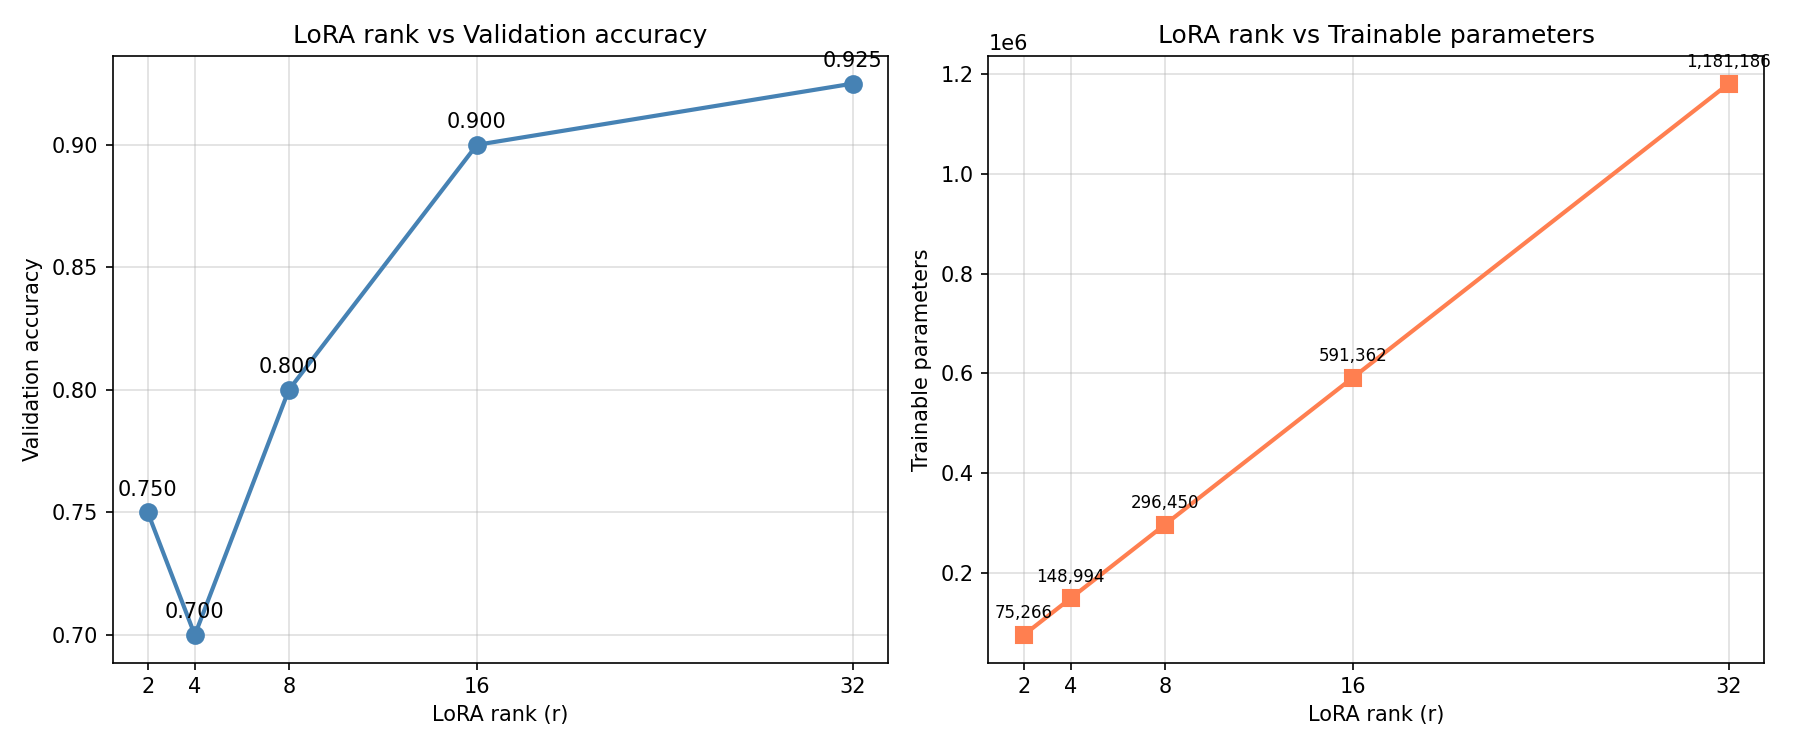

Write the Python code that produced this figure.
"""
lora_rank_ablation.py

LoRA rank ablation study on cl-tohoku/bert-base-japanese-v3.
Fine-tunes on synthetic MARC-ja style sentiment data and records,
for each rank r in [2, 4, 8, 16, 32]:
  - Number of trainable parameters
  - Validation accuracy after 2 epochs

Saves a summary table and a PNG plot.
"""

import os
import json
import random
import warnings

warnings.filterwarnings("ignore")
os.environ["TOKENIZERS_PARALLELISM"] = "false"

import numpy as np

OUT_DIR = os.path.join(os.path.dirname(__file__))
os.makedirs(OUT_DIR, exist_ok=True)

MODEL_NAME = "cl-tohoku/bert-base-japanese-v3"
LORA_RANKS = [2, 4, 8, 16, 32]


# ---------------------------------------------------------------------------
# Synthetic dataset (MARC-ja style)
# ---------------------------------------------------------------------------

POSITIVE = [
    "この映画は感動的で素晴らしかった",
    "演技が上手く涙が出た",
    "ストーリーが深く心に刺さった",
    "映像美が圧倒的で見惚れた",
    "音楽が素晴らしく気持ちが高まった",
    "キャストの演技力が見事だった",
    "脚本が巧みで伏線の回収が見事",
    "感情移入できて最後まで楽しめた",
    "監督のセンスが光る傑作",
    "久しぶりに映画館で泣いた",
    "主人公の成長が感動的だった",
    "テンポが良く飽きずに見られた",
    "予想外の展開に驚かされた",
    "エンディングが美しく余韻が残った",
    "全キャラクターに愛着が湧いた",
    "何度でも見返したい名作",
    "細部まで丁寧に作られた作品",
    "友達にも強くお薦めしたい",
    "公開初日に見て良かった",
    "人生観が変わるような映画",
    "良い製品です",
    "最高でした",
    "とても満足",
    "おすすめします",
    "品質が良い",
    "素晴らしいサービス",
    "また買います",
    "期待以上でした",
    "コスパ最高",
    "大満足",
    "最高のショッピング体験でした",
    "親切なスタッフで助かりました",
    "商品の品質が期待を超えていた",
    "すぐに届いて嬉しかった",
    "また利用したいと思います",
    "丁寧な梱包で感謝します",
    "説明通りの商品で満足",
    "値段以上の価値がありました",
    "家族みんな喜んでいます",
    "プレゼントにも最適でした",
]

NEGATIVE = [
    "退屈でつまらない映画",
    "ストーリーが弱く失望した",
    "期待外れで時間の無駄",
    "主人公の行動が理解できない",
    "脚本に矛盾が多すぎる",
    "演技が棒読みで感情移入できない",
    "終わり方が意味不明だった",
    "テンポが遅く眠くなった",
    "キャラクターに魅力がなかった",
    "映像が安っぽく見るに堪えない",
    "最悪でした",
    "使えません",
    "がっかりした",
    "返品したい",
    "品質が悪い",
    "二度と買わない",
    "時間の無駄",
    "全く役立たない",
    "最低品質",
    "お金の無駄",
    "届いた商品が壊れていた",
    "説明と全く違う商品でした",
    "対応が最悪で腹が立った",
    "返品手続きが面倒だった",
    "全く使えない代物",
    "サポートが全然繋がらない",
    "梱包がひどく商品が傷ついていた",
    "偽物を送られた",
    "品質管理ができていない",
    "二度と利用しない",
]


def make_dataset(n_per_class=100):
    pos = (POSITIVE * ((n_per_class // len(POSITIVE)) + 1))[:n_per_class]
    neg = (NEGATIVE * ((n_per_class // len(NEGATIVE)) + 1))[:n_per_class]
    texts  = pos + neg
    labels = [1] * n_per_class + [0] * n_per_class
    combined = list(zip(texts, labels))
    random.shuffle(combined)
    texts, labels = zip(*combined)
    split = int(0.8 * len(texts))
    train = {"text": list(texts[:split]), "label": list(labels[:split])}
    val   = {"text": list(texts[split:]), "label": list(labels[split:])}
    return train, val


# ---------------------------------------------------------------------------
# LoRA rank ablation
# ---------------------------------------------------------------------------

def count_trainable_params(model):
    return sum(p.numel() for p in model.parameters() if p.requires_grad)


def run_rank_experiment(rank, train_data, val_data, tokenizer, device):
    import torch
    from transformers import AutoModelForSequenceClassification
    from peft import get_peft_model, LoraConfig, TaskType

    base = AutoModelForSequenceClassification.from_pretrained(
        MODEL_NAME, num_labels=2, ignore_mismatched_sizes=True
    )
    lora_config = LoraConfig(
        task_type=TaskType.SEQ_CLS,
        r=rank,
        lora_alpha=rank * 2,
        lora_dropout=0.1,
        target_modules=["query", "value"],
        bias="none",
    )
    model = get_peft_model(base, lora_config)
    model.to(device)
    n_trainable = count_trainable_params(model)

    # Simple manual training loop (no Trainer dependency issues)
    from torch.optim import AdamW

    def tokenize(batch_texts):
        enc = tokenizer(
            batch_texts,
            max_length=128,
            truncation=True,
            padding="max_length",
            return_tensors="pt",
        )
        return {k: v.to(device) for k, v in enc.items()}

    optimizer = AdamW(model.parameters(), lr=2e-4, weight_decay=0.01)

    batch_size = 16
    n_epochs   = 2

    for epoch in range(n_epochs):
        model.train()
        idx = list(range(len(train_data["text"])))
        random.shuffle(idx)
        total_loss = 0.0
        n_batches  = 0
        for start in range(0, len(idx), batch_size):
            batch_idx = idx[start:start + batch_size]
            batch_texts  = [train_data["text"][i] for i in batch_idx]
            batch_labels = torch.tensor([train_data["label"][i] for i in batch_idx],
                                        dtype=torch.long, device=device)
            enc = tokenize(batch_texts)
            out = model(**enc, labels=batch_labels)
            loss = out.loss
            optimizer.zero_grad()
            loss.backward()
            torch.nn.utils.clip_grad_norm_(model.parameters(), 1.0)
            optimizer.step()
            total_loss += loss.item()
            n_batches  += 1

    # Evaluate
    model.eval()
    correct = 0
    total   = 0
    with torch.no_grad():
        for start in range(0, len(val_data["text"]), batch_size):
            batch_texts  = val_data["text"][start:start + batch_size]
            batch_labels = [val_data["label"][i] for i in range(start, min(start + batch_size, len(val_data["label"])))]
            enc = tokenize(batch_texts)
            out = model(**enc)
            preds = out.logits.argmax(dim=-1).cpu().tolist()
            correct += sum(p == l for p, l in zip(preds, batch_labels))
            total   += len(batch_labels)

    val_acc = correct / max(total, 1)
    return n_trainable, val_acc


# ---------------------------------------------------------------------------
# Plotting
# ---------------------------------------------------------------------------

def plot_results(records, out_path):
    try:
        import matplotlib
        matplotlib.use("Agg")
        import matplotlib.pyplot as plt

        ranks  = [r["rank"] for r in records]
        accs   = [r["val_accuracy"] for r in records]
        params = [r["trainable_params"] for r in records]

        fig, (ax1, ax2) = plt.subplots(1, 2, figsize=(12, 5))

        ax1.plot(ranks, accs, "o-", color="steelblue", linewidth=2, markersize=8)
        ax1.set_xlabel("LoRA rank (r)")
        ax1.set_ylabel("Validation accuracy")
        ax1.set_title("LoRA rank vs Validation accuracy")
        ax1.set_xticks(ranks)
        ax1.grid(True, alpha=0.4)
        for r, a in zip(ranks, accs):
            ax1.annotate(f"{a:.3f}", (r, a), textcoords="offset points", xytext=(0, 8), ha="center")

        ax2.plot(ranks, params, "s-", color="coral", linewidth=2, markersize=8)
        ax2.set_xlabel("LoRA rank (r)")
        ax2.set_ylabel("Trainable parameters")
        ax2.set_title("LoRA rank vs Trainable parameters")
        ax2.set_xticks(ranks)
        ax2.grid(True, alpha=0.4)
        for r, p in zip(ranks, params):
            ax2.annotate(f"{p:,}", (r, p), textcoords="offset points", xytext=(0, 8),
                         ha="center", fontsize=8)

        plt.tight_layout()
        plt.savefig(out_path, dpi=150)
        plt.close()
        print(f"\nPlot saved: {out_path}")
    except Exception as e:
        print(f"Plot skipped ({e})")


# ---------------------------------------------------------------------------
# Main
# ---------------------------------------------------------------------------

def main():
    import torch

    random.seed(42)
    np.random.seed(42)

    if torch.backends.mps.is_available():
        device = torch.device("mps")
    elif torch.cuda.is_available():
        device = torch.device("cuda")
    else:
        device = torch.device("cpu")
    print(f"Device: {device}")

    # Load tokenizer once
    try:
        from transformers import AutoTokenizer
        tokenizer = AutoTokenizer.from_pretrained(MODEL_NAME)
        print(f"Tokenizer loaded: {MODEL_NAME}")
    except Exception as e:
        print(f"Failed to load tokenizer ({e}), aborting.")
        return

    train_data, val_data = make_dataset(n_per_class=100)
    print(f"Train: {len(train_data['text'])}  Val: {len(val_data['text'])}\n")

    records = []
    for rank in LORA_RANKS:
        print(f"--- LoRA rank r={rank} ---")
        try:
            n_params, val_acc = run_rank_experiment(rank, train_data, val_data, tokenizer, device)
        except Exception as e:
            print(f"  Experiment failed: {e}")
            n_params, val_acc = 0, 0.0
        records.append({"rank": rank, "trainable_params": n_params, "val_accuracy": val_acc})
        print(f"  Trainable params: {n_params:,}")
        print(f"  Val accuracy:     {val_acc:.4f}\n")

    # Print summary table
    print("=" * 50)
    print(f"{'rank':>6}  {'trainable_params':>18}  {'accuracy':>10}")
    print("-" * 40)
    for r in records:
        print(f"{r['rank']:>6}  {r['trainable_params']:>18,}  {r['val_accuracy']:>10.4f}")
    print("=" * 50)

    # Plot
    plot_path = os.path.join(OUT_DIR, "lora_rank_ablation.png")
    plot_results(records, plot_path)

    # Save JSON
    out_path = os.path.join(OUT_DIR, "lora_rank_ablation.json")
    with open(out_path, "w", encoding="utf-8") as f:
        json.dump({"model": MODEL_NAME, "epochs": 2, "ranks": records}, f, indent=2)
    print(f"Results saved: {out_path}")


if __name__ == "__main__":
    main()
